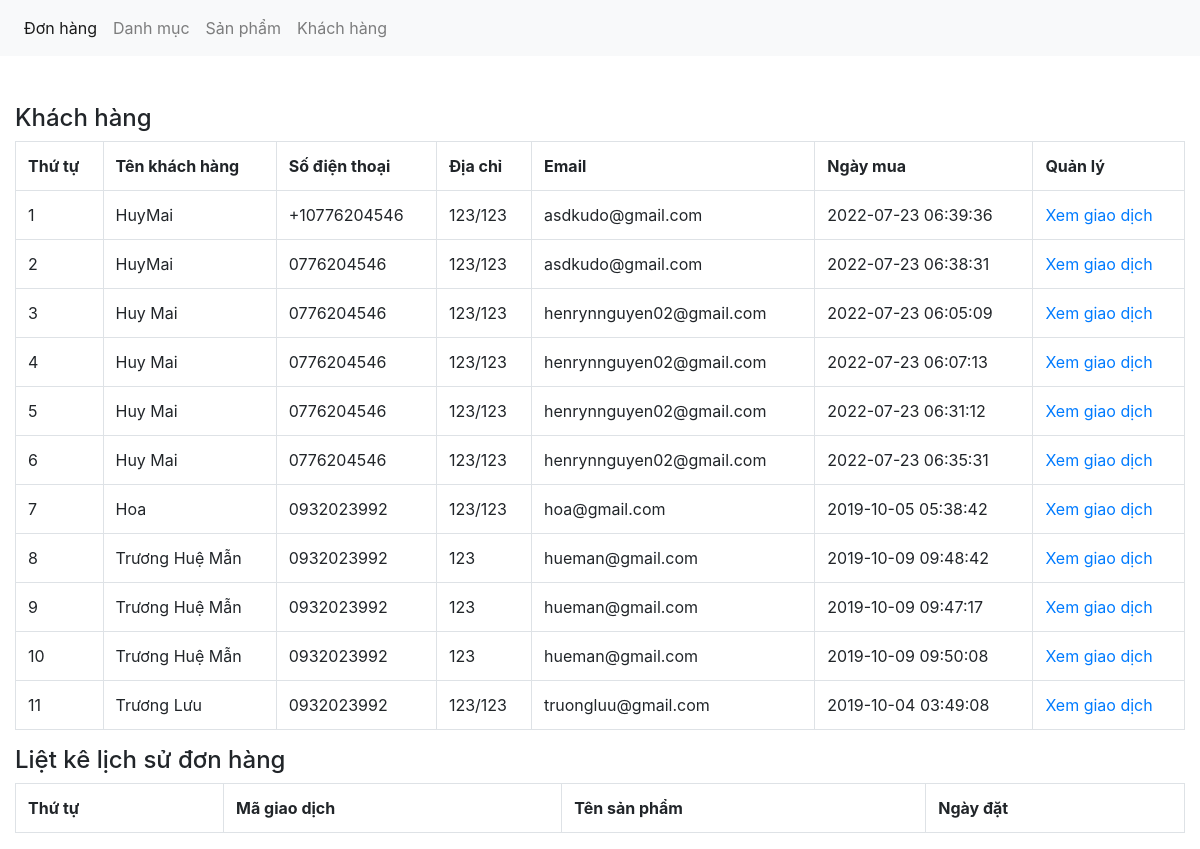
The app's page /admin/xulykhachhang.php with its own data.
### tables this page shows
CREATE TABLE `tbl_giaodich` (
  `giaodich_id` int(11) NOT NULL,
  `sanpham_id` int(11) NOT NULL,
  `soluong` int(11) NOT NULL,
  `magiaodich` varchar(50) NOT NULL,
  `ngaythang` timestamp NOT NULL DEFAULT current_timestamp() ON UPDATE current_timestamp(),
  `khachhang_id` int(11) NOT NULL,
  `tinhtrangdon` int(11) NOT NULL DEFAULT 0,
  `huydon` int(11) NOT NULL DEFAULT 0
);

CREATE TABLE `tbl_khachhang` (
  `khachhang_id` int(11) NOT NULL,
  `name` varchar(100) NOT NULL,
  `phone` varchar(50) NOT NULL,
  `address` varchar(200) NOT NULL,
  `note` text NOT NULL,
  `email` varchar(150) NOT NULL,
  `password` varchar(100) NOT NULL,
  `giaohang` int(11) NOT NULL
);

### admin/xulykhachhang.php (the view, shortened to what this page needs)
<?php
	include('../db/connect.php');
?>
<!DOCTYPE html>
<html lang="en">
<head>
	<link href="../css/bootstrap.css" rel="stylesheet" type="text/css" media="all" />
</head>
<body>
	<nav class="navbar navbar-expand-lg navbar-light bg-light">
	  <div class="collapse navbar-collapse" id="navbarNav">
	    <ul class="navbar-nav">
	      <li class="nav-item active">
	        <a class="nav-link" href="xulydonhang.php">Đơn hàng <span class="sr-only">(current)</span></a>
	      </li>
	      <li class="nav-item">
	        <a class="nav-link" href="xulydanhmuc.php">Danh mục</a>
	      </li>
	      <li class="nav-item">
	        <a class="nav-link" href="xulysanpham.php">Sản phẩm</a>
	      </li>
	       <li class="nav-item">
	        <a class="nav-link" href="xulykhachhang.php">Khách hàng</a>
	      </li>
	    </ul>
	  </div>
	</nav><br><br>
	<div class="container-fluid">
		<div class="row">
			<div class="col-md-12">
				<h4>Khách hàng</h4>
				<?php
				$sql_select_khachhang = mysqli_query($con,"SELECT * FROM tbl_khachhang,tbl_giaodich WHERE tbl_khachhang.khachhang_id=tbl_giaodich.khachhang_id GROUP BY tbl_giaodich.magiaodich ORDER BY tbl_khachhang.khachhang_id DESC");
				?>
				<table class="table table-bordered" style="width: 100%;">
					<tr>
						<th>Thứ tự</th>
						<th>Tên khách hàng</th>
						<th>Số điện thoại</th>
						<th>Địa chỉ</th>
						<th>Email</th>
						<th>Ngày mua</th>
						<th>Quản lý</th>
					</tr>
					<?php
					$i = 0;
					while($row_khachhang = mysqli_fetch_array($sql_select_khachhang)){
						$i++;
					?>
					<tr>
						<td><?php echo $i; ?></td>
						<td><?php echo $row_khachhang['name']; ?></td>
						<td><?php echo $row_khachhang['phone']; ?></td>
						<td><?php echo $row_khachhang['address']; ?></td>
						<td><?php echo $row_khachhang['email'] ?></td>
						<td><?php echo $row_khachhang['ngaythang'] ?></td>
						<td><a href="?quanly=xemgiaodich&khachhang=<?php echo $row_khachhang['magiaodich'] ?>">Xem giao dịch</a></td>
					</tr>
					 <?php
					}
					?>
				</table>
			</div>
			<div class="col-md-12">
				<h4>Liệt kê lịch sử đơn hàng</h4>
				<table class="table table-bordered ">
					<tr>
						<th>Thứ tự</th>
						<th>Mã giao dịch</th>
						<th>Tên sản phẩm</th>
						<th>Ngày đặt</th>
					</tr>
				</table>
			</div>
		</div>
	</div>
</body>
</html>

### records on screen
tbl_giaodich: khachhang.name "HuyMai", khachhang.phone "+10776204546", khachhang.address "123/123", khachhang.email "asdkudo@gmail.com", ngaythang "2022-07-23 06:39:36"
tbl_giaodich: khachhang.name "HuyMai", khachhang.phone "0776204546", khachhang.address "123/123", khachhang.email "asdkudo@gmail.com", ngaythang "2022-07-23 06:38:31"
tbl_giaodich: khachhang.name "Huy Mai", khachhang.phone "0776204546", khachhang.address "123/123", khachhang.email "henrynnguyen02@gmail.com", ngaythang "2022-07-23 06:05:09"
tbl_giaodich: khachhang.name "Huy Mai", khachhang.phone "0776204546", khachhang.address "123/123", khachhang.email "henrynnguyen02@gmail.com", ngaythang "2022-07-23 06:07:13"
tbl_giaodich: khachhang.name "Huy Mai", khachhang.phone "0776204546", khachhang.address "123/123", khachhang.email "henrynnguyen02@gmail.com", ngaythang "2022-07-23 06:31:12"
tbl_giaodich: khachhang.name "Huy Mai", khachhang.phone "0776204546", khachhang.address "123/123", khachhang.email "henrynnguyen02@gmail.com", ngaythang "2022-07-23 06:35:31"
tbl_giaodich: khachhang.name "Hoa", khachhang.phone "0932023992", khachhang.address "123/123", khachhang.email "hoa@gmail.com", ngaythang "2019-10-05 05:38:42"
tbl_giaodich: khachhang.name "Trương Huệ Mẫn", khachhang.phone "0932023992", khachhang.address "123", khachhang.email "hueman@gmail.com", ngaythang "2019-10-09 09:48:42"
tbl_giaodich: khachhang.name "Trương Huệ Mẫn", khachhang.phone "0932023992", khachhang.address "123", khachhang.email "hueman@gmail.com", ngaythang "2019-10-09 09:47:17"
tbl_giaodich: khachhang.name "Trương Huệ Mẫn", khachhang.phone "0932023992", khachhang.address "123", khachhang.email "hueman@gmail.com", ngaythang "2019-10-09 09:50:08"
tbl_giaodich: khachhang.name "Trương Lưu", khachhang.phone "0932023992", khachhang.address "123/123", khachhang.email "truongluu@gmail.com", ngaythang "2019-10-04 03:49:08"
